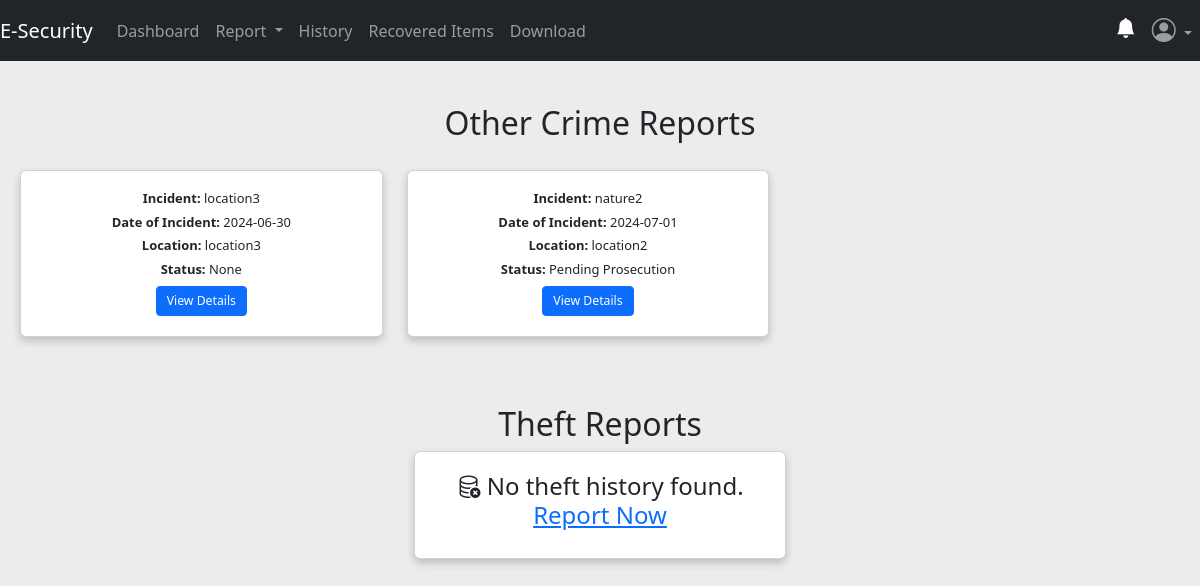
Page /users/history (signed in) on the earlier database version.
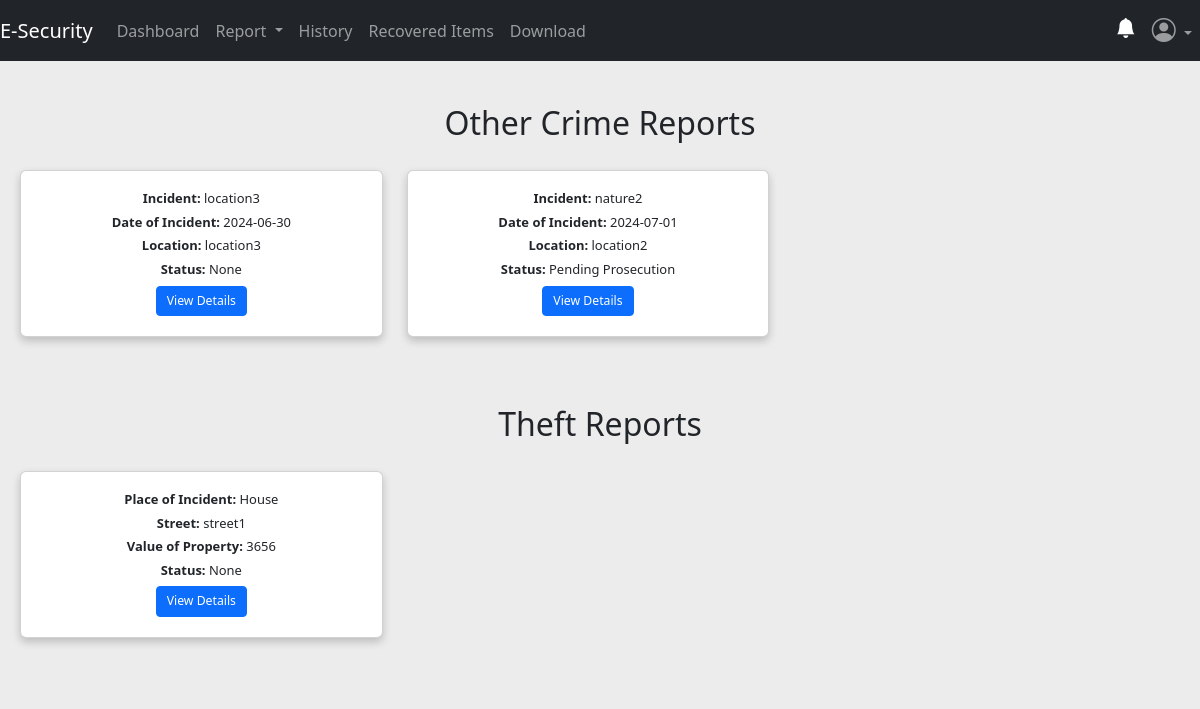
Same page on the later database version.
### app/posts/models.py (models this page shows, shortened)
class Crime(db.Model, UserMixin):
    crime_id = db.Column(db.Integer, primary_key=True)
    date_of_incident = db.Column(db.String(10), nullable=False)
    issued_by = db.Column(db.String(20), nullable=True)
    time_of_incident = db.Column(db.String(10), nullable=False)
    phonenumber = db.Column(db.String(10), nullable=True)
    incident_location = db.Column(db.Text, nullable=False)
    incident_nature = db.Column(db.Text, nullable=False)
    incident_details = db.Column(db.Text, nullable=False)
    suspect_details = db.Column(db.Text, nullable=True)
    arrest_history = db.Column(db.Text, nullable=False)
    suspect_name = db.Column(db.String(10), nullable=True)
    comments = db.Column(db.Text, nullable=True)
    crime_status = db.Column(db.String(10), nullable=True)
    latitude = db.Column(db.Float)
    longitude = db.Column(db.Float)
    crime_file_upload = db.Column(db.Text, nullable=True)
    crime_file_name = db.Column(db.Text, nullable=True)
    crime_mimetype = db.Column(db.Text, nullable=True)
    date_crime_received = db.Column(db.DateTime(timezone=True), nullable=False, default=func.now())
    reporter_id = db.Column(db.Integer, db.ForeignKey('user.id'))

class Theft(db.Model, UserMixin):
    theft_id = db.Column(db.Integer, primary_key=True)
    place_of_theft = db.Column(db.String(50), nullable=False)
    street_address = db.Column(db.String(30), nullable=False)
    city = db.Column(db.String(10), nullable=False)
    date_of_theft = db.Column(db.String(10), nullable=False)
    reported_by = db.Column(db.String(10), nullable=True)
    phone_number = db.Column(db.String(10), nullable=False)
    value = db.Column(db.Integer, nullable=False)
    time_of_theft = db.Column(db.String(10), nullable=False)
    stolen_property = db.Column(db.Text, nullable=False)
    description = db.Column(db.Text, nullable=False)
    theft_status = db.Column(db.String(10), nullable=True)
    latitude = db.Column(db.Float)
    longitude = db.Column(db.Float)
    theft_file_upload = db.Column(db.Text, nullable=True)
    theft_file_name = db.Column(db.Text, nullable=True)
    theft_mimetype = db.Column(db.Text, nullable=True)
    date_theft_received = db.Column(db.DateTime(timezone=True), nullable=False, default=func.now())
    victim_id = db.Column(db.Integer, db.ForeignKey('user.id'))

### app/users/routes.py (the view)
@users.route('/users/history')
@login_required
def history():
    try:
        reporter = current_user.id
        victim = current_user.id
        crimes = Crime.query.filter_by(reporter_id=reporter).all()
        thefts = Theft.query.filter_by(victim_id=victim).all()
        return render_template('user/history.html', crimes=crimes, thefts=thefts)
    except Exception:
        flash('Unable to fetch your data. Please try again later.', 'danger')
        return render_template('user/history.html', crimes=[], thefts=[])

### app/__init__.py (called while the page is built)
@login_manager.user_loader
def load_user(user_id):
    return models.User.query.get(user_id)

### app/templates/user/history.html (shortened to what this page needs)
{% extends 'user/base.html' %}
{% block content %}
<!DOCTYPE html>
<html lang="en">
<head>
</head>
<body>
  <br class="container">
    <h2 class="text-center">Other Crime Reports</h2>
    {% if crimes %}
      <div class="row">
        {% for crime in crimes %}
          <div class="col-lg-4 col-md-6 col-sm-12">
            <div class="card mb-4 reduced-card-size">
              <div class="card-body">
                <h5 class="card-text"><strong>Incident:</strong> {{ crime.incident_nature }}</h5>
                <h5 class="card-text"><strong>Date of Incident:</strong> {{ crime.date_of_incident }}</h5>
                <h5 class="card-text"><strong>Location:</strong> {{ crime.incident_location }}</h5>
                <h5 class="card-text"><strong>Status:</strong> {{ crime.crime_status }}</h5>
                <button class="btn btn-primary btn-sm" onclick="crime_details('{{ crime.crime_id }}')">
                  View Details
                </button>
              </div>
            </div>
          </div>
        {% endfor %}
      </div>
    {% endif %}
    <h2 class="text-center">Theft Reports</h2>
    {% if thefts %}
      <div class="row">
        {% for theft in thefts %}
          <div class="col-lg-4 col-md-6 col-sm-12">
            <div class="card mb-4 reduced-card-size">
              <div class="card-body">
                <h5 class="card-text"><strong>Place of Incident:</strong> {{ theft.place_of_theft }}</h5>
                <h5 class="card-text"><strong>Street:</strong> {{ theft.street_address }}</h5>
                <h5 class="card-text"><strong>Value of Property:</strong> {{ theft.value }}</h5>
                <h5 class="card-text"><strong>Status:</strong> {{ theft.theft_status }}</h5>
                <button class="btn btn-primary btn-sm" onclick="theft_details('{{ theft.theft_id }}')">
                  View Details
                </button>
              </div>
            </div>
          </div>
        {% endfor %}
      </div>
    {% else %}
    <div class="container d-flex justify-content-center align-items-center">
      <div class="col-lg-4 col-md-6 col-sm-12">
        <div class="card mb-4 reduced-card-size">
          <div class="card-body">
            <h4><i class="bi bi-database-x"></i> No theft history found. <a href="{{ url_for('posts.report_theft') }}">Report Now</a></h4>
          </div>
        </div>
      </div>
    </div>
    {% endif %}
</body>
</html>
{% endblock %}

Differences in the rows shown:
added Theft: place_of_theft "House", street_address "street1", value "3656", theft_status "None"
Other differences:
text no longer shown: "No theft history found. Report Now"
